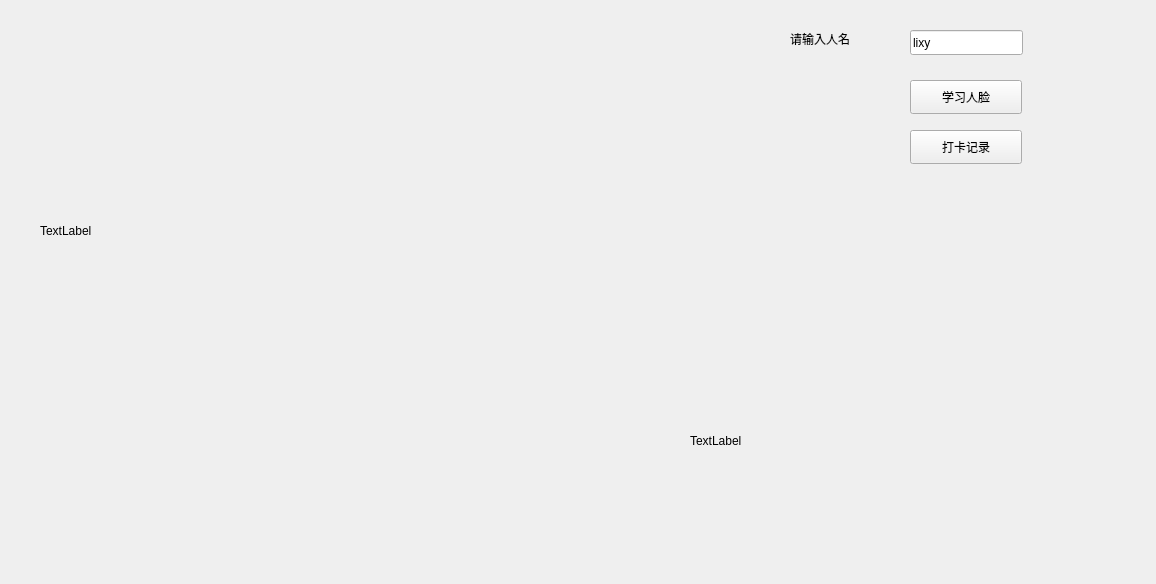
<?xml version="1.0" encoding="UTF-8"?>
<ui version="4.0">
 <class>Widget</class>
 <widget class="QWidget" name="Widget">
  <property name="geometry">
   <rect>
    <x>0</x>
    <y>0</y>
    <width>1156</width>
    <height>584</height>
   </rect>
  </property>
  <property name="windowTitle">
   <string>Widget</string>
  </property>
  <widget class="QLabel" name="labelshow">
   <property name="geometry">
    <rect>
     <x>40</x>
     <y>50</y>
     <width>431</width>
     <height>361</height>
    </rect>
   </property>
   <property name="text">
    <string>TextLabel</string>
   </property>
  </widget>
  <widget class="QLabel" name="label">
   <property name="geometry">
    <rect>
     <x>790</x>
     <y>30</y>
     <width>141</width>
     <height>18</height>
    </rect>
   </property>
   <property name="text">
    <string>请输入人名</string>
   </property>
  </widget>
  <widget class="QLineEdit" name="lineEdit">
   <property name="geometry">
    <rect>
     <x>910</x>
     <y>30</y>
     <width>113</width>
     <height>25</height>
    </rect>
   </property>
   <property name="text">
    <string>lixy</string>
   </property>
  </widget>
  <widget class="QPushButton" name="pushButton_study">
   <property name="geometry">
    <rect>
     <x>910</x>
     <y>80</y>
     <width>112</width>
     <height>34</height>
    </rect>
   </property>
   <property name="text">
    <string>学习人脸</string>
   </property>
  </widget>
  <widget class="QLabel" name="label_showName">
   <property name="geometry">
    <rect>
     <x>690</x>
     <y>400</y>
     <width>441</width>
     <height>81</height>
    </rect>
   </property>
   <property name="text">
    <string>TextLabel</string>
   </property>
  </widget>
  <widget class="QPushButton" name="pushButton_history">
   <property name="geometry">
    <rect>
     <x>910</x>
     <y>130</y>
     <width>112</width>
     <height>34</height>
    </rect>
   </property>
   <property name="text">
    <string>打卡记录</string>
   </property>
  </widget>
 </widget>
 <layoutdefault spacing="6" margin="11"/>
 <resources/>
 <connections/>
</ui>
